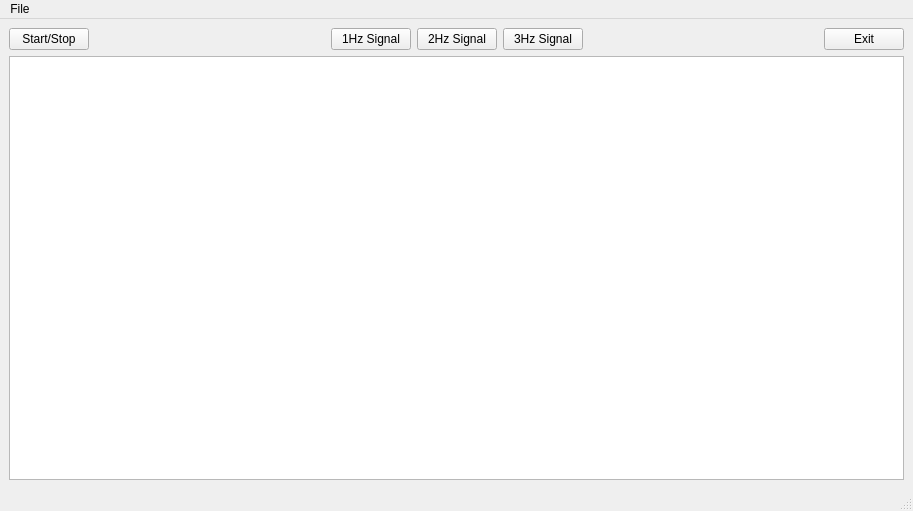
<?xml version="1.0" encoding="UTF-8"?>
<ui version="4.0">
 <class>MainWindow</class>
 <widget class="QMainWindow" name="MainWindow">
  <property name="geometry">
   <rect>
    <x>0</x>
    <y>0</y>
    <width>913</width>
    <height>511</height>
   </rect>
  </property>
  <property name="windowTitle">
   <string>Singals Magic</string>
  </property>
  <widget class="QWidget" name="centralwidget">
   <layout class="QGridLayout" name="gridLayout">
    <item row="0" column="0">
     <layout class="QHBoxLayout" name="horizontalLayout_3">
      <item>
       <widget class="QPushButton" name="playBtn_2">
        <property name="text">
         <string>Start/Stop</string>
        </property>
       </widget>
      </item>
      <item>
       <spacer name="horizontalSpacer_3">
        <property name="orientation">
         <enum>Qt::Horizontal</enum>
        </property>
        <property name="sizeHint" stdset="0">
         <size>
          <width>40</width>
          <height>20</height>
         </size>
        </property>
       </spacer>
      </item>
      <item>
       <widget class="QPushButton" name="signal1_2">
        <property name="text">
         <string>1Hz Signal</string>
        </property>
       </widget>
      </item>
      <item>
       <widget class="QPushButton" name="signal2_2">
        <property name="text">
         <string>2Hz Signal</string>
        </property>
       </widget>
      </item>
      <item>
       <widget class="QPushButton" name="signal3_2">
        <property name="text">
         <string>3Hz Signal</string>
        </property>
       </widget>
      </item>
      <item>
       <spacer name="horizontalSpacer_4">
        <property name="orientation">
         <enum>Qt::Horizontal</enum>
        </property>
        <property name="sizeHint" stdset="0">
         <size>
          <width>40</width>
          <height>20</height>
         </size>
        </property>
       </spacer>
      </item>
      <item>
       <widget class="QPushButton" name="exitBtn_2">
        <property name="text">
         <string>Exit</string>
        </property>
       </widget>
      </item>
     </layout>
    </item>
    <item row="1" column="0">
     <widget class="QGraphicsView" name="graphicsView"/>
    </item>
   </layout>
  </widget>
  <widget class="QMenuBar" name="menubar">
   <property name="geometry">
    <rect>
     <x>0</x>
     <y>0</y>
     <width>913</width>
     <height>22</height>
    </rect>
   </property>
   <widget class="QMenu" name="menuFile">
    <property name="title">
     <string>File</string>
    </property>
    <addaction name="actionSave"/>
    <addaction name="actionExit"/>
   </widget>
   <addaction name="menuFile"/>
  </widget>
  <widget class="QStatusBar" name="statusbar"/>
  <action name="actionSave">
   <property name="text">
    <string>Save </string>
   </property>
   <property name="toolTip">
    <string>Save signals</string>
   </property>
  </action>
  <action name="actionExit">
   <property name="text">
    <string>Exit</string>
   </property>
   <property name="toolTip">
    <string>Close application</string>
   </property>
  </action>
 </widget>
 <resources/>
 <connections/>
</ui>
